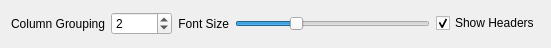
<?xml version="1.0" encoding="UTF-8"?>
<ui version="4.0">
 <class>HexForm</class>
 <widget class="QWidget" name="HexForm">
  <property name="geometry">
   <rect>
    <x>0</x>
    <y>0</y>
    <width>551</width>
    <height>48</height>
   </rect>
  </property>
  <property name="windowTitle">
   <string>Form</string>
  </property>
  <layout class="QVBoxLayout" name="verticalLayout">
   <item>
    <layout class="QHBoxLayout" name="horizontalLayout">
     <item>
      <widget class="QLabel" name="lb_columnGrouping">
       <property name="text">
        <string>Column Grouping</string>
       </property>
       <property name="alignment">
        <set>Qt::AlignRight|Qt::AlignTrailing|Qt::AlignVCenter</set>
       </property>
       <property name="buddy">
        <cstring>sb_columnGrouping</cstring>
       </property>
      </widget>
     </item>
     <item>
      <widget class="QSpinBox" name="sb_columnGrouping">
       <property name="minimum">
        <number>1</number>
       </property>
       <property name="maximum">
        <number>10000</number>
       </property>
       <property name="value">
        <number>2</number>
       </property>
      </widget>
     </item>
     <item>
      <widget class="QLabel" name="lb_fontSize">
       <property name="text">
        <string>Font Size</string>
       </property>
       <property name="alignment">
        <set>Qt::AlignRight|Qt::AlignTrailing|Qt::AlignVCenter</set>
       </property>
       <property name="buddy">
        <cstring>hs_fontSize</cstring>
       </property>
      </widget>
     </item>
     <item>
      <widget class="QSlider" name="hs_fontSize">
       <property name="minimum">
        <number>4</number>
       </property>
       <property name="maximum">
        <number>24</number>
       </property>
       <property name="pageStep">
        <number>2</number>
       </property>
       <property name="value">
        <number>10</number>
       </property>
       <property name="orientation">
        <enum>Qt::Horizontal</enum>
       </property>
      </widget>
     </item>
     <item>
      <widget class="QCheckBox" name="cb_showHeaders">
       <property name="text">
        <string>Show Headers</string>
       </property>
       <property name="checked">
        <bool>true</bool>
       </property>
      </widget>
     </item>
    </layout>
   </item>
  </layout>
 </widget>
 <resources/>
 <connections/>
</ui>
